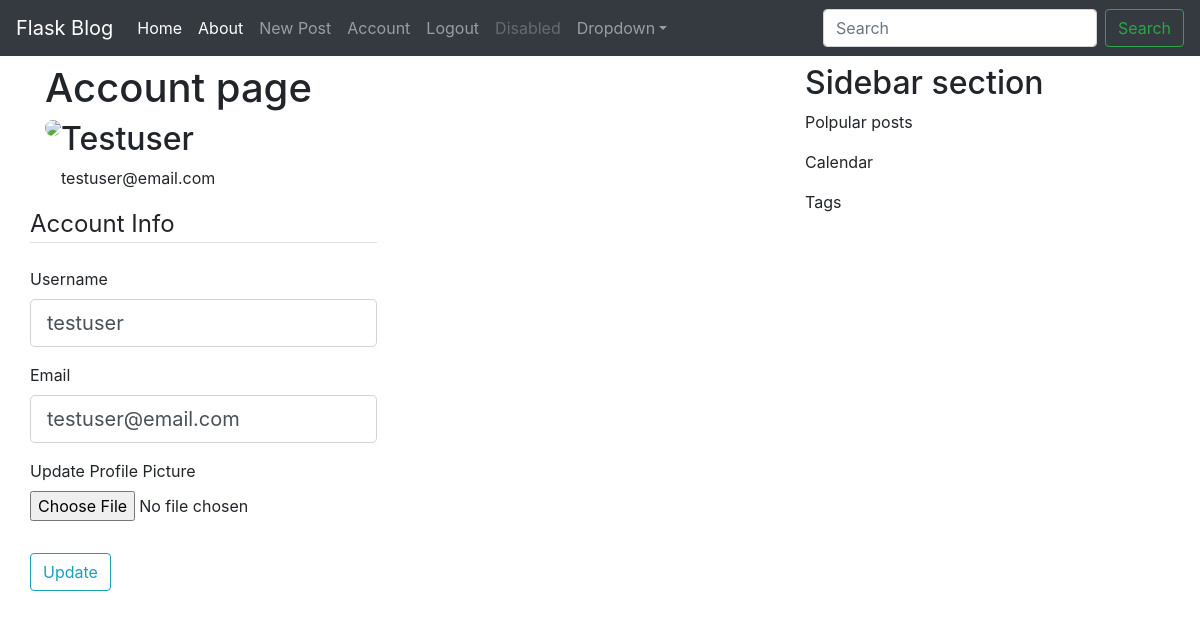
Page /account (signed in) on the committed database.
### flaskblog/models.py (models this page shows, shortened)
class User(db.Model, UserMixin):
	id = db.Column(db.Integer, primary_key=True)
	username = db.Column(db.String(20), unique=True, nullable=False)
	email = db.Column(db.String(120), unique=True, nullable=False)
	image_file = db.Column(db.String(20), nullable=False, default='default.jpg')
	password = db.Column(db.String(60), nullable=False)
	post = db.relationship('Post', backref='author', lazy=True)

### flaskblog/users/routes.py (the view)
@users.route('/account', methods=["GET", "POST"])
@login_required
def account():
	form = UpdateAccountForm()
	if form.validate_on_submit():
		if form.picture.data:
			picture_file = save_picture(form.picture.data)
			current_user.image_file = picture_file
		current_user.username = form.username.data
		current_user.email = form.email.data
		db.session.commit()
		flash('Your account has been updated', 'success')
		return redirect(url_for('users.account'))
	elif request.method == 'GET':
		form.username.data = current_user.username
		form.email.data = current_user.email
	image_file = url_for('static', filename='profile_pics/' + current_user.image_file)
	return render_template('account.html', title='Account', image_file=image_file, form=form)

### flaskblog/users/forms.py (shortened to what this page needs)
class UpdateAccountForm(FlaskForm):
	username = StringField('Username', validators=[DataRequired(),
	Length(min=2, max=20)])
	email = StringField('Email', validators=[DataRequired(), Email()])
	picture = FileField('Update Profile Picture', validators=[FileAllowed(['jpg', 'png'])])
	submit = SubmitField('Update')

### flaskblog/models.py (called while the page is built)
@login_manager.user_loader
def load_user(user_id):
	return User.query.get(int(user_id))

### flaskblog/templates/account.html (shortened to what this page needs)
{% extends 'layout.html' %}
{% block content %}
	<div class="content-section">
		<h1>Account page</h1>
		<div class="media">
			<img class="rounded-circle" src="{{ image_file }}">
			<div class="media-body">
				<h2>{{ current_user.username.title() }}</h2>
				<p>{{ current_user.email }}</p>
			</div>
		</div>
		<div class="row">
			<div class="content-section">
				<form method="POST" action="" enctype="multipart/form-data">
					<fieldset class="form-group">
						<legend class="border-bottom mb-4">Account Info</legend>
						<div class="form-group">
							{{ form.username.label(class="form-control-label") }}
							{% if form.username.errors %}
								{{ form.username(class="form-control form-control-lg is-invalid") }}
								<div class="invalid-feedback">
									{% for error in form.username.errors %}
										<span>{{ error }}</span>
									{% endfor %}
								</div>
							{% else %}
								{{ form.username(class="form-control form-control-lg") }}
							{% endif %}
						</div>
						<div class="form-group">
							{{ form.email.label(class="form-control-label") }}
							{% if form.email.errors %}
								{{ form.email(class="form-control form-control-lg is-invalid") }}
								<div class="invalid-feedback">
									{% for error in form.email.errors %}
										<span>{{ error }}</span>
									{% endfor %}
								</div>
							{% else %}
								{{ form.email(class="form-control form-control-lg") }}
							{% endif %}
						</div>
						<div class="form-group">
							{{ form.picture.label() }}
							{{ form.picture(class="form-control-file") }}
						</div>
					</fieldset>
					<div class="form-group">
						{{ form.submit(class="btn btn-outline-info") }}
					</div>
				</form>
			</div>
		</div>
	</div>
{% endblock content %}

### rows in the picture
User: username "Testuser", email "testuser@email.com", username "testuser"
